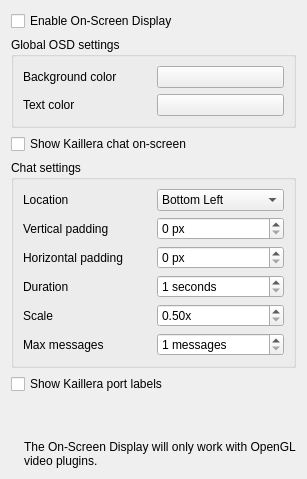
             <widget class="QWidget" name="tab_6">
              <attribute name="title">
               <string>OSD</string>
              </attribute>
              <layout class="QVBoxLayout" name="verticalLayout_13">
               <item>
                <widget class="QCheckBox" name="osdEnabledCheckBox">
                 <property name="text">
                  <string>Enable On-Screen Display</string>
                 </property>
               </widget>
              </item>
              <item>
                <widget class="QGroupBox" name="osdGlobalSettingsGroupBox">
                 <property name="title">
                  <string>Global OSD settings</string>
                 </property>
                 <layout class="QVBoxLayout" name="verticalLayout_46">
                  <item>
                   <layout class="QHBoxLayout" name="horizontalLayout_15">
                    <item>
                     <widget class="QLabel" name="label_14">
                      <property name="text">
                       <string>Background color</string>
                      </property>
                     </widget>
                    </item>
                    <item>
                     <widget class="QPushButton" name="changeBackgroundColorButton">
                      <property name="text">
                       <string/>
                      </property>
                     </widget>
                    </item>
                   </layout>
                  </item>
                  <item>
                   <layout class="QHBoxLayout" name="horizontalLayout_16">
                    <item>
                     <widget class="QLabel" name="label_15">
                      <property name="text">
                       <string>Text color</string>
                      </property>
                     </widget>
                    </item>
                    <item>
                     <widget class="QPushButton" name="changeTextColorButton">
                      <property name="text">
                       <string/>
                      </property>
                     </widget>
                    </item>
                   </layout>
                  </item>
                 </layout>
                </widget>
               </item>
               <item>
                <widget class="QCheckBox" name="osdChatEnabledCheckBox">
                 <property name="text">
                  <string>Show Kaillera chat on-screen</string>
                 </property>
                </widget>
               </item>
               <item>
                <widget class="QGroupBox" name="osdChatSettingsGroupBox">
                 <property name="title">
                  <string>Chat settings</string>
                 </property>
                 <layout class="QVBoxLayout" name="verticalLayout_48">
                     <item>
                      <layout class="QHBoxLayout" name="horizontalLayout_10">
                       <item>
                        <widget class="QLabel" name="label_9">
                         <property name="text">
                          <string>Location</string>
                         </property>
                        </widget>
                       </item>
                       <item>
                        <widget class="QComboBox" name="osdLocationComboBox">
                         <item>
                          <property name="text">
                           <string>Bottom Left</string>
                          </property>
                         </item>
                         <item>
                          <property name="text">
                           <string>Top Left</string>
                          </property>
                         </item>
                         <item>
                          <property name="text">
                           <string>Top Right</string>
                          </property>
                         </item>
                         <item>
                          <property name="text">
                           <string>Bottom Right</string>
                          </property>
                         </item>
                        </widget>
                       </item>
                      </layout>
                     </item>
                     <item>
                      <layout class="QHBoxLayout" name="horizontalLayout_8">
                       <item>
                        <widget class="QLabel" name="label_7">
                         <property name="text">
                          <string>Vertical padding</string>
                         </property>
                        </widget>
                       </item>
                       <item>
                        <widget class="QSpinBox" name="osdVerticalPaddingSpinBox">
                         <property name="specialValueText">
                          <string/>
                         </property>
                         <property name="suffix">
                          <string> px</string>
                         </property>
                         <property name="maximum">
                          <number>9999</number>
                         </property>
                        </widget>
                       </item>
                      </layout>
                     </item>
                     <item>
                      <layout class="QHBoxLayout" name="horizontalLayout_9">
                       <item>
                        <widget class="QLabel" name="label_8">
                         <property name="text">
                          <string>Horizontal padding</string>
                         </property>
                        </widget>
                       </item>
                       <item>
                        <widget class="QSpinBox" name="osdHorizontalPaddingSpinBox">
                         <property name="specialValueText">
                          <string/>
                         </property>
                         <property name="suffix">
                          <string> px</string>
                         </property>
                         <property name="maximum">
                          <number>9999</number>
                         </property>
                        </widget>
                       </item>
                      </layout>
                     </item>
                     <item>
                      <layout class="QHBoxLayout" name="horizontalLayout_12">
                       <item>
                        <widget class="QLabel" name="label_11">
                         <property name="text">
                          <string>Duration</string>
                         </property>
                        </widget>
                       </item>
                       <item>
                        <widget class="QSpinBox" name="osdDurationSpinBox">
                         <property name="suffix">
                          <string> seconds</string>
                         </property>
                         <property name="minimum">
                          <number>1</number>
                         </property>
                        </widget>
                       </item>
                      </layout>
                     </item>
                     <item>
                      <layout class="QHBoxLayout" name="horizontalLayout_23">
                       <item>
                        <widget class="QLabel" name="label_20">
                         <property name="text">
                          <string>Scale</string>
                         </property>
                        </widget>
                       </item>
                       <item>
                        <widget class="QDoubleSpinBox" name="osdScaleDoubleSpinBox">
                         <property name="decimals">
                          <number>2</number>
                         </property>
                         <property name="singleStep">
                          <double>0.100000000000000</double>
                         </property>
                         <property name="minimum">
                          <double>0.500000000000000</double>
                         </property>
                         <property name="maximum">
                          <double>3.000000000000000</double>
                         </property>
                         <property name="suffix">
                          <string>x</string>
                         </property>
                        </widget>
                       </item>
                      </layout>
                     </item>
                     <item>
                      <layout class="QHBoxLayout" name="horizontalLayout_22">
                       <item>
                        <widget class="QLabel" name="label_19">
                         <property name="text">
                          <string>Max messages</string>
                         </property>
                        </widget>
                       </item>
                       <item>
                        <widget class="QSpinBox" name="osdMaxMessagesSpinBox">
                         <property name="suffix">
                          <string> messages</string>
                         </property>
                         <property name="minimum">
                          <number>1</number>
                         </property>
                         <property name="maximum">
                          <number>50</number>
                         </property>
                        </widget>
                       </item>
                      </layout>
                     </item>
                 </layout>
                </widget>
               </item>
               <item>
                <widget class="QCheckBox" name="osdKailleraPortLabelsCheckBox">
                 <property name="text">
                  <string>Show Kaillera port labels</string>
                 </property>
                </widget>
               </item>
               <item>
                <spacer name="verticalSpacer_17">
                 <property name="orientation">
                  <enum>Qt::Orientation::Vertical</enum>
                 </property>
                 <property name="sizeHint" stdset="0">
                  <size>
                   <width>20</width>
                   <height>40</height>
                  </size>
                 </property>
                </spacer>
               </item>
               <item>
                <layout class="QHBoxLayout" name="emulationInfoLayout_7">
                 <item>
                  <widget class="QLabel" name="infoIconLabel_9">
                   <property name="sizePolicy">
                    <sizepolicy hsizetype="Minimum" vsizetype="Preferred">
                     <horstretch>0</horstretch>
                     <verstretch>0</verstretch>
                    </sizepolicy>
                   </property>
                   <property name="text">
                    <string/>
                   </property>
                   <property name="pixmap">
                    <pixmap>:/newPrefix/Resource/Info.ico</pixmap>
                   </property>
                   <property name="wordWrap">
                    <bool>false</bool>
                   </property>
                  </widget>
                 </item>
                 <item>
                  <widget class="QLabel" name="label_115">
                   <property name="sizePolicy">
                    <sizepolicy hsizetype="Expanding" vsizetype="Minimum">
                     <horstretch>0</horstretch>
                     <verstretch>0</verstretch>
                    </sizepolicy>
                   </property>
                   <property name="midLineWidth">
                    <number>1</number>
                   </property>
                   <property name="text">
                    <string>The On-Screen Display will only work with OpenGL video plugins.</string>
                   </property>
                   <property name="textFormat">
                    <enum>Qt::TextFormat::PlainText</enum>
                   </property>
                   <property name="wordWrap">
                    <bool>true</bool>
                   </property>
                  </widget>
                 </item>
                </layout>
               </item>
              </layout>
             </widget>
